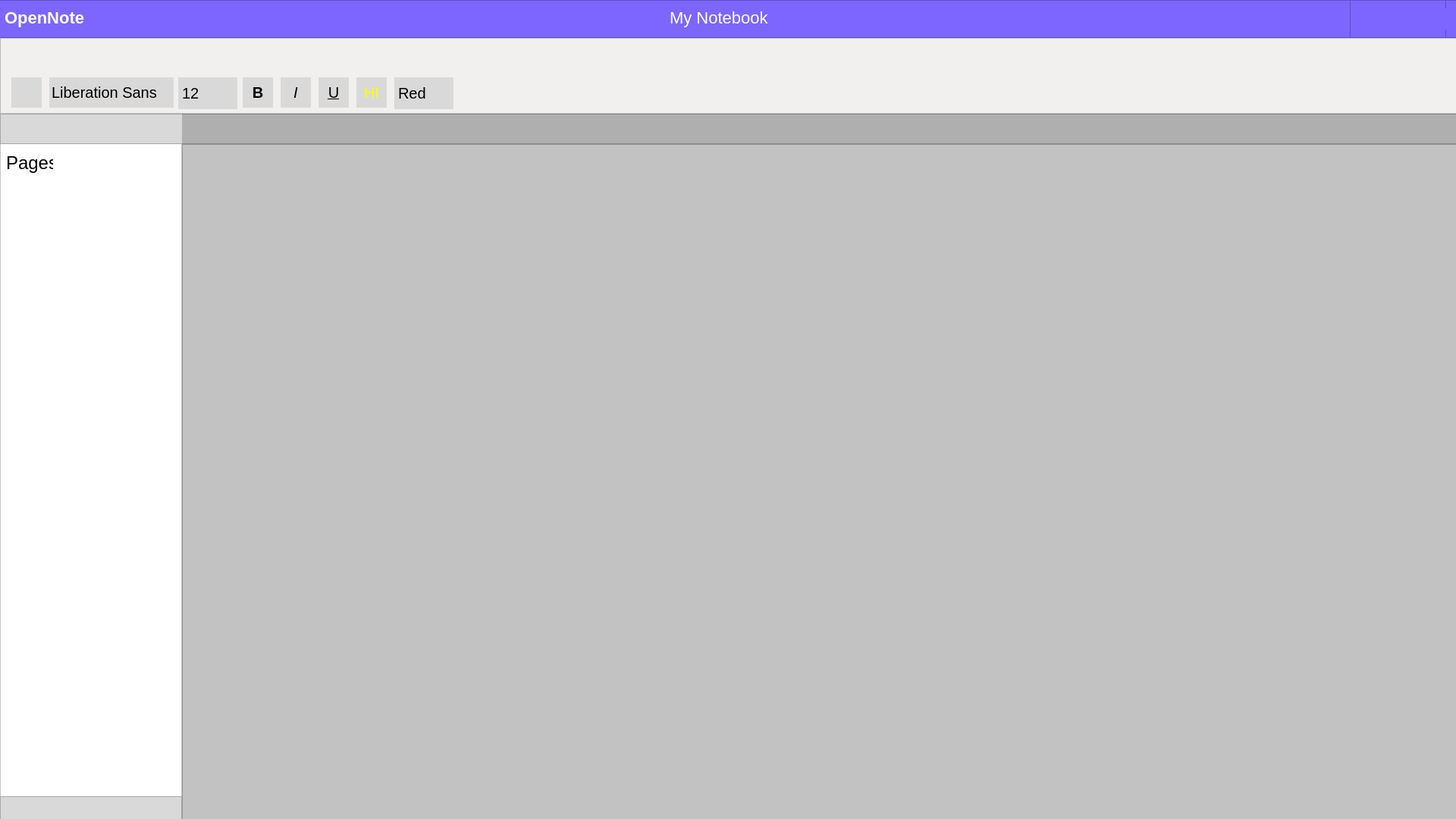
<?xml version="1.0" encoding="UTF-8"?>
<ui version="4.0">
 <class>MainWindow</class>
 <widget class="QMainWindow" name="MainWindow">
  <property name="geometry">
   <rect>
    <x>0</x>
    <y>0</y>
    <width>1920</width>
    <height>1080</height>
   </rect>
  </property>
  <property name="windowTitle">
   <string>MainWindow</string>
  </property>
  <widget class="QWidget" name="styleSheet">
   <property name="styleSheet">
    <string notr="true"/>
   </property>
   <widget class="QFrame" name="bgApp">
    <property name="geometry">
     <rect>
      <x>0</x>
      <y>0</y>
      <width>1920</width>
      <height>1080</height>
     </rect>
    </property>
    <property name="styleSheet">
     <string notr="true">background-color: #c2c2c2;</string>
    </property>
    <property name="frameShape">
     <enum>QFrame::StyledPanel</enum>
    </property>
    <property name="frameShadow">
     <enum>QFrame::Raised</enum>
    </property>
    <widget class="QFrame" name="toolbar">
     <property name="geometry">
      <rect>
       <x>0</x>
       <y>50</y>
       <width>1921</width>
       <height>100</height>
      </rect>
     </property>
     <property name="styleSheet">
      <string notr="true">background-color: #f1f0ef;</string>
     </property>
     <property name="frameShape">
      <enum>QFrame::StyledPanel</enum>
     </property>
     <property name="frameShadow">
      <enum>QFrame::Raised</enum>
     </property>
     <widget class="QPushButton" name="undoBtn">
      <property name="geometry">
       <rect>
        <x>15</x>
        <y>52</y>
        <width>40</width>
        <height>40</height>
       </rect>
      </property>
      <property name="autoFillBackground">
       <bool>false</bool>
      </property>
      <property name="styleSheet">
       <string notr="true">background-color: #d9d9d9; border: none;</string>
      </property>
      <property name="text">
       <string/>
      </property>
      <property name="icon">
       <iconset>
        <normalon>:/svg/images/svg/undo-svgrepo-com.svg</normalon>
       </iconset>
      </property>
      <property name="iconSize">
       <size>
        <width>20</width>
        <height>20</height>
       </size>
      </property>
      <property name="flat">
       <bool>false</bool>
      </property>
     </widget>
     <widget class="QFontComboBox" name="fontComboBox">
      <property name="geometry">
       <rect>
        <x>65</x>
        <y>52</y>
        <width>164</width>
        <height>40</height>
       </rect>
      </property>
      <property name="styleSheet">
       <string notr="true">QComboBox {
	background-color: #d9d9d9;
    border: none;
	font-size: 20px;
	padding: 0px 3px;
}

QComboBox::drop-down {
	border: none;
color: black;
}

QComboBox::down-arrow {
	padding-right: 5px;
    image: url(:/svg/images/svg/arrow-down-icon.svg);
	width: 12px;
}

</string>
      </property>
     </widget>
     <widget class="QComboBox" name="fontSizeComboBox">
      <property name="geometry">
       <rect>
        <x>235</x>
        <y>52</y>
        <width>78</width>
        <height>42</height>
       </rect>
      </property>
      <property name="styleSheet">
       <string notr="true">QComboBox {
	background-color: #d9d9d9;
    border: none;
	font-size: 20px;
	padding: 0px 3px;
}

QComboBox::drop-down {
	border: none;
color: black;
}

QComboBox::down-arrow {
	padding-right: 5px;
    image: url(:/svg/images/svg/arrow-down-icon.svg);
	width: 12px;
}

</string>
      </property>
      <property name="editable">
       <bool>true</bool>
      </property>
      <property name="currentText">
       <string>12</string>
      </property>
     </widget>
     <widget class="QPushButton" name="boldBtn">
      <property name="geometry">
       <rect>
        <x>320</x>
        <y>52</y>
        <width>40</width>
        <height>40</height>
       </rect>
      </property>
      <property name="font">
       <font>
        <pointsize>-1</pointsize>
        <bold>true</bold>
       </font>
      </property>
      <property name="autoFillBackground">
       <bool>false</bool>
      </property>
      <property name="styleSheet">
       <string notr="true">background-color: #d9d9d9; border: none; font-size: 20px;</string>
      </property>
      <property name="text">
       <string>B</string>
      </property>
      <property name="iconSize">
       <size>
        <width>40</width>
        <height>40</height>
       </size>
      </property>
      <property name="flat">
       <bool>false</bool>
      </property>
     </widget>
     <widget class="QPushButton" name="italicBtn">
      <property name="geometry">
       <rect>
        <x>370</x>
        <y>52</y>
        <width>40</width>
        <height>40</height>
       </rect>
      </property>
      <property name="font">
       <font>
        <pointsize>-1</pointsize>
        <italic>true</italic>
       </font>
      </property>
      <property name="autoFillBackground">
       <bool>false</bool>
      </property>
      <property name="styleSheet">
       <string notr="true">background-color: #d9d9d9; border: none; font-size: 20px;</string>
      </property>
      <property name="text">
       <string>I</string>
      </property>
      <property name="iconSize">
       <size>
        <width>40</width>
        <height>40</height>
       </size>
      </property>
      <property name="flat">
       <bool>false</bool>
      </property>
     </widget>
     <widget class="QPushButton" name="underlineBtn">
      <property name="geometry">
       <rect>
        <x>420</x>
        <y>52</y>
        <width>40</width>
        <height>40</height>
       </rect>
      </property>
      <property name="font">
       <font>
        <pointsize>-1</pointsize>
        <underline>true</underline>
       </font>
      </property>
      <property name="autoFillBackground">
       <bool>false</bool>
      </property>
      <property name="styleSheet">
       <string notr="true">background-color: #d9d9d9; border: none; font-size: 20px;</string>
      </property>
      <property name="text">
       <string>U</string>
      </property>
      <property name="iconSize">
       <size>
        <width>40</width>
        <height>40</height>
       </size>
      </property>
      <property name="flat">
       <bool>false</bool>
      </property>
     </widget>
     <widget class="QPushButton" name="highlightBtn">
      <property name="geometry">
       <rect>
        <x>470</x>
        <y>52</y>
        <width>40</width>
        <height>40</height>
       </rect>
      </property>
      <property name="font">
       <font>
        <pointsize>-1</pointsize>
        <underline>false</underline>
       </font>
      </property>
      <property name="autoFillBackground">
       <bool>false</bool>
      </property>
      <property name="styleSheet">
       <string notr="true">background-color: #d9d9d9; border: none; font-size: 20px; color: rgb(255, 255, 0);</string>
      </property>
      <property name="text">
       <string>HI</string>
      </property>
      <property name="iconSize">
       <size>
        <width>40</width>
        <height>40</height>
       </size>
      </property>
      <property name="flat">
       <bool>false</bool>
      </property>
     </widget>
     <widget class="QComboBox" name="fontColorComboBox">
      <property name="geometry">
       <rect>
        <x>520</x>
        <y>52</y>
        <width>78</width>
        <height>42</height>
       </rect>
      </property>
      <property name="styleSheet">
       <string notr="true">QComboBox {
	background-color: #d9d9d9;
    border: none;
	font-size: 20px;
	padding: 0px 3px;
}

QComboBox::drop-down {
	border: none;
color: black;
}

QComboBox::down-arrow {
	padding-right: 5px;
    image: url(:/svg/images/svg/arrow-down-icon.svg);
	width: 12px;
}

</string>
      </property>
      <property name="editable">
       <bool>true</bool>
      </property>
      <property name="currentText">
       <string>Red</string>
      </property>
     </widget>
    </widget>
    <widget class="QFrame" name="titlebar">
     <property name="geometry">
      <rect>
       <x>-10</x>
       <y>0</y>
       <width>1931</width>
       <height>50</height>
      </rect>
     </property>
     <property name="styleSheet">
      <string notr="true">background-color: #7c66ff;</string>
     </property>
     <property name="frameShape">
      <enum>QFrame::StyledPanel</enum>
     </property>
     <property name="frameShadow">
      <enum>QFrame::Raised</enum>
     </property>
     <widget class="QLabel" name="appTItle">
      <property name="geometry">
       <rect>
        <x>16</x>
        <y>8</y>
        <width>106</width>
        <height>30</height>
       </rect>
      </property>
      <property name="font">
       <font>
        <pointsize>-1</pointsize>
        <bold>true</bold>
       </font>
      </property>
      <property name="styleSheet">
       <string notr="true">color: #ffffff; font-size: 22px;</string>
      </property>
      <property name="text">
       <string>OpenNote</string>
      </property>
     </widget>
     <widget class="QLabel" name="notebookTitle">
      <property name="geometry">
       <rect>
        <x>893</x>
        <y>8</y>
        <width>135</width>
        <height>30</height>
       </rect>
      </property>
      <property name="font">
       <font>
        <pointsize>-1</pointsize>
       </font>
      </property>
      <property name="styleSheet">
       <string notr="true">color: #ffffff; font-size: 22px;</string>
      </property>
      <property name="text">
       <string>My Notebook</string>
      </property>
     </widget>
     <widget class="QFrame" name="rightButtons">
      <property name="geometry">
       <rect>
        <x>1790</x>
        <y>0</y>
        <width>127</width>
        <height>50</height>
       </rect>
      </property>
      <property name="styleSheet">
       <string notr="true"/>
      </property>
      <property name="frameShape">
       <enum>QFrame::StyledPanel</enum>
      </property>
      <property name="frameShadow">
       <enum>QFrame::Raised</enum>
      </property>
      <widget class="QPushButton" name="minimizeAppBtn">
       <property name="geometry">
        <rect>
         <x>33</x>
         <y>11</y>
         <width>28</width>
         <height>28</height>
        </rect>
       </property>
       <property name="styleSheet">
        <string notr="true">QPushButton{
	border: none;
}

QPushButton::hover{
	background-color: rgb(106, 88, 221);
}</string>
       </property>
       <property name="text">
        <string/>
       </property>
       <property name="icon">
        <iconset>
         <normalon>:/icons/images/icons/icon_minimize.png</normalon>
        </iconset>
       </property>
       <property name="iconSize">
        <size>
         <width>20</width>
         <height>20</height>
        </size>
       </property>
      </widget>
      <widget class="QPushButton" name="maximizeRestoreAppBtn">
       <property name="geometry">
        <rect>
         <x>66</x>
         <y>11</y>
         <width>28</width>
         <height>28</height>
        </rect>
       </property>
       <property name="styleSheet">
        <string notr="true">QPushButton{
	border: none;
}

QPushButton::hover{
	background-color: rgb(106, 88, 221);
}</string>
       </property>
       <property name="text">
        <string/>
       </property>
       <property name="icon">
        <iconset>
         <normalon>:/icons/images/icons/icon_maximize.png</normalon>
        </iconset>
       </property>
       <property name="iconSize">
        <size>
         <width>20</width>
         <height>20</height>
        </size>
       </property>
      </widget>
      <widget class="QPushButton" name="closeAppBtn">
       <property name="geometry">
        <rect>
         <x>99</x>
         <y>11</y>
         <width>28</width>
         <height>28</height>
        </rect>
       </property>
       <property name="styleSheet">
        <string notr="true">QPushButton{
	border: none;
}

QPushButton::hover{
	background-color: rgb(106, 88, 221);
}</string>
       </property>
       <property name="text">
        <string/>
       </property>
       <property name="icon">
        <iconset>
         <normalon>:/icons/images/icons/icon_close.png</normalon>
        </iconset>
       </property>
       <property name="iconSize">
        <size>
         <width>20</width>
         <height>20</height>
        </size>
       </property>
      </widget>
     </widget>
    </widget>
    <widget class="QFrame" name="sections">
     <property name="geometry">
      <rect>
       <x>0</x>
       <y>150</y>
       <width>1921</width>
       <height>40</height>
      </rect>
     </property>
     <property name="styleSheet">
      <string notr="true">background-color: #afafaf;</string>
     </property>
     <property name="frameShape">
      <enum>QFrame::StyledPanel</enum>
     </property>
     <property name="frameShadow">
      <enum>QFrame::Raised</enum>
     </property>
    </widget>
    <widget class="QFrame" name="pages">
     <property name="geometry">
      <rect>
       <x>0</x>
       <y>150</y>
       <width>240</width>
       <height>931</height>
      </rect>
     </property>
     <property name="styleSheet">
      <string notr="true">background-color: #ffffff;</string>
     </property>
     <property name="frameShape">
      <enum>QFrame::StyledPanel</enum>
     </property>
     <property name="frameShadow">
      <enum>QFrame::Raised</enum>
     </property>
     <widget class="QFrame" name="notebooks">
      <property name="geometry">
       <rect>
        <x>0</x>
        <y>0</y>
        <width>245</width>
        <height>40</height>
       </rect>
      </property>
      <property name="styleSheet">
       <string notr="true">background-color: #d9d9d9;</string>
      </property>
      <property name="frameShape">
       <enum>QFrame::StyledPanel</enum>
      </property>
      <property name="frameShadow">
       <enum>QFrame::Raised</enum>
      </property>
     </widget>
     <widget class="QFrame" name="addPage">
      <property name="geometry">
       <rect>
        <x>0</x>
        <y>900</y>
        <width>240</width>
        <height>35</height>
       </rect>
      </property>
      <property name="styleSheet">
       <string notr="true">background-color: #d9d9d9;</string>
      </property>
      <property name="frameShape">
       <enum>QFrame::StyledPanel</enum>
      </property>
      <property name="frameShadow">
       <enum>QFrame::Raised</enum>
      </property>
     </widget>
     <widget class="QLabel" name="pagesTitle">
      <property name="geometry">
       <rect>
        <x>8</x>
        <y>49</y>
        <width>62</width>
        <height>32</height>
       </rect>
      </property>
      <property name="font">
       <font>
        <pointsize>-1</pointsize>
       </font>
      </property>
      <property name="styleSheet">
       <string notr="true">color: #000000; font-size: 24px;</string>
      </property>
      <property name="text">
       <string>Pages</string>
      </property>
     </widget>
    </widget>
    <widget class="QFrame" name="workspace">
     <property name="geometry">
      <rect>
       <x>240</x>
       <y>190</y>
       <width>1681</width>
       <height>891</height>
      </rect>
     </property>
     <property name="frameShape">
      <enum>QFrame::StyledPanel</enum>
     </property>
     <property name="frameShadow">
      <enum>QFrame::Raised</enum>
     </property>
    </widget>
   </widget>
  </widget>
 </widget>
 <resources>
  <include location="../resources.qrc"/>
 </resources>
 <connections/>
</ui>
